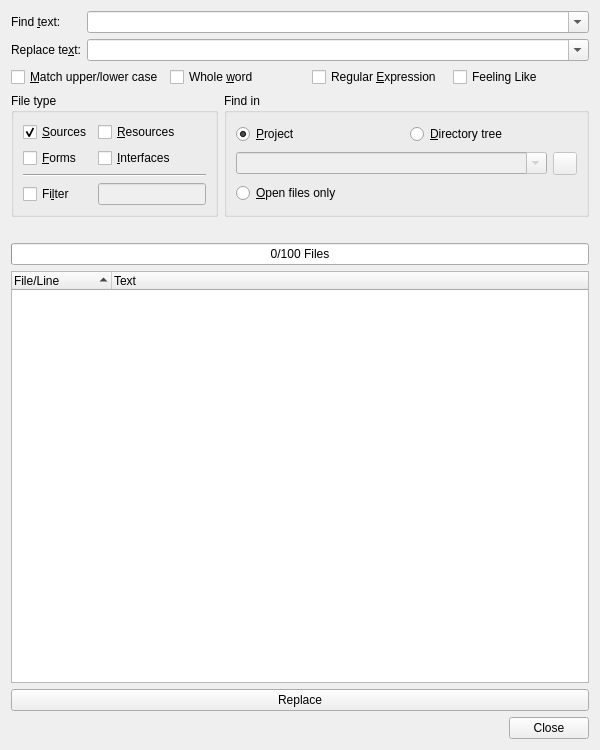
<?xml version="1.0" encoding="UTF-8"?>
<ui version="4.0">
 <class>FindFileDialog</class>
 <widget class="QWidget" name="FindFileDialog">
  <property name="geometry">
   <rect>
    <x>0</x>
    <y>0</y>
    <width>600</width>
    <height>750</height>
   </rect>
  </property>
  <property name="windowTitle">
   <string>Find in Files</string>
  </property>
  <layout class="QVBoxLayout" name="verticalLayout">
   <item>
    <layout class="QGridLayout" name="gridLayout_3">
     <item row="0" column="0">
      <widget class="QLabel" name="TextLabel1">
       <property name="text">
        <string>Find &amp;text:</string>
       </property>
       <property name="buddy">
        <cstring>findtextCombo</cstring>
       </property>
      </widget>
     </item>
     <item row="0" column="1">
      <widget class="QComboBox" name="findtextCombo">
       <property name="sizePolicy">
        <sizepolicy hsizetype="Expanding" vsizetype="Fixed">
         <horstretch>0</horstretch>
         <verstretch>0</verstretch>
        </sizepolicy>
       </property>
       <property name="toolTip">
        <string>Enter the search text or regular expression</string>
       </property>
       <property name="editable">
        <bool>true</bool>
       </property>
       <property name="insertPolicy">
        <enum>QComboBox::InsertAtTop</enum>
       </property>
       <property name="duplicatesEnabled">
        <bool>false</bool>
       </property>
      </widget>
     </item>
     <item row="1" column="0">
      <widget class="QLabel" name="replaceLabel">
       <property name="text">
        <string>Replace te&amp;xt:</string>
       </property>
       <property name="buddy">
        <cstring>findtextCombo</cstring>
       </property>
      </widget>
     </item>
     <item row="1" column="1">
      <widget class="QComboBox" name="replacetextCombo">
       <property name="sizePolicy">
        <sizepolicy hsizetype="Expanding" vsizetype="Fixed">
         <horstretch>0</horstretch>
         <verstretch>0</verstretch>
        </sizepolicy>
       </property>
       <property name="toolTip">
        <string>Enter the replacement text or regular expression</string>
       </property>
       <property name="editable">
        <bool>true</bool>
       </property>
       <property name="insertPolicy">
        <enum>QComboBox::InsertAtTop</enum>
       </property>
       <property name="duplicatesEnabled">
        <bool>false</bool>
       </property>
      </widget>
     </item>
    </layout>
   </item>
   <item>
    <layout class="QHBoxLayout" name="horizontalLayout_2">
     <item>
      <widget class="QCheckBox" name="caseCheckBox">
       <property name="toolTip">
        <string>Select to match case sensitive</string>
       </property>
       <property name="text">
        <string>&amp;Match upper/lower case</string>
       </property>
      </widget>
     </item>
     <item>
      <widget class="QCheckBox" name="wordCheckBox">
       <property name="toolTip">
        <string>Select to match whole words only</string>
       </property>
       <property name="text">
        <string>Whole &amp;word</string>
       </property>
      </widget>
     </item>
     <item>
      <widget class="QCheckBox" name="regexpCheckBox">
       <property name="toolTip">
        <string>Select if the searchtext is a regular expression</string>
       </property>
       <property name="text">
        <string>Regular &amp;Expression</string>
       </property>
      </widget>
     </item>
     <item>
      <widget class="QCheckBox" name="feelLikeCheckBox">
       <property name="toolTip">
        <string>Select to open the first occurence automatically</string>
       </property>
       <property name="text">
        <string>Feeling Like</string>
       </property>
      </widget>
     </item>
    </layout>
   </item>
   <item>
    <layout class="QHBoxLayout" name="horizontalLayout">
     <item>
      <widget class="QGroupBox" name="groupBox">
       <property name="title">
        <string>File type</string>
       </property>
       <layout class="QGridLayout" name="gridLayout">
        <item row="0" column="0">
         <widget class="QCheckBox" name="sourcesCheckBox">
          <property name="toolTip">
           <string>Search in source files</string>
          </property>
          <property name="text">
           <string>&amp;Sources</string>
          </property>
          <property name="checked">
           <bool>true</bool>
          </property>
         </widget>
        </item>
        <item row="0" column="1">
         <widget class="QCheckBox" name="resourcesCheckBox">
          <property name="toolTip">
           <string>Search in resources</string>
          </property>
          <property name="text">
           <string>&amp;Resources</string>
          </property>
         </widget>
        </item>
        <item row="1" column="0">
         <widget class="QCheckBox" name="formsCheckBox">
          <property name="toolTip">
           <string>Search in forms</string>
          </property>
          <property name="text">
           <string>&amp;Forms</string>
          </property>
         </widget>
        </item>
        <item row="1" column="1">
         <widget class="QCheckBox" name="interfacesCheckBox">
          <property name="toolTip">
           <string>Search in interfaces</string>
          </property>
          <property name="text">
           <string>&amp;Interfaces</string>
          </property>
         </widget>
        </item>
        <item row="2" column="0" colspan="2">
         <widget class="Line" name="line">
          <property name="orientation">
           <enum>Qt::Horizontal</enum>
          </property>
         </widget>
        </item>
        <item row="3" column="0">
         <widget class="QCheckBox" name="filterCheckBox">
          <property name="toolTip">
           <string>Select to filter the files by a given filename pattern</string>
          </property>
          <property name="text">
           <string>Fi&amp;lter</string>
          </property>
         </widget>
        </item>
        <item row="3" column="1">
         <widget class="QLineEdit" name="filterEdit">
          <property name="enabled">
           <bool>false</bool>
          </property>
          <property name="sizePolicy">
           <sizepolicy hsizetype="Minimum" vsizetype="Fixed">
            <horstretch>0</horstretch>
            <verstretch>0</verstretch>
           </sizepolicy>
          </property>
          <property name="toolTip">
           <string>Enter the filename wildcards separated by ';'</string>
          </property>
         </widget>
        </item>
       </layout>
      </widget>
     </item>
     <item>
      <widget class="QGroupBox" name="groupBox_2">
       <property name="sizePolicy">
        <sizepolicy hsizetype="Expanding" vsizetype="Preferred">
         <horstretch>0</horstretch>
         <verstretch>0</verstretch>
        </sizepolicy>
       </property>
       <property name="title">
        <string>Find in</string>
       </property>
       <layout class="QVBoxLayout" name="verticalLayout_2">
        <item>
         <layout class="QHBoxLayout" name="horizontalLayout_3">
          <item>
           <widget class="QRadioButton" name="projectButton">
            <property name="toolTip">
             <string>Search in files of the current project</string>
            </property>
            <property name="text">
             <string>&amp;Project</string>
            </property>
            <property name="checked">
             <bool>true</bool>
            </property>
           </widget>
          </item>
          <item>
           <widget class="QRadioButton" name="dirButton">
            <property name="toolTip">
             <string>Search in files of a directory tree to be entered below</string>
            </property>
            <property name="text">
             <string>&amp;Directory tree</string>
            </property>
           </widget>
          </item>
         </layout>
        </item>
        <item>
         <layout class="QHBoxLayout" name="horizontalLayout_4">
          <item>
           <widget class="QComboBox" name="dirCombo">
            <property name="enabled">
             <bool>false</bool>
            </property>
            <property name="sizePolicy">
             <sizepolicy hsizetype="Expanding" vsizetype="Fixed">
              <horstretch>0</horstretch>
              <verstretch>0</verstretch>
             </sizepolicy>
            </property>
            <property name="toolTip">
             <string>Enter the directory to search in</string>
            </property>
            <property name="editable">
             <bool>true</bool>
            </property>
            <property name="insertPolicy">
             <enum>QComboBox::InsertAtTop</enum>
            </property>
            <property name="sizeAdjustPolicy">
             <enum>QComboBox::AdjustToMinimumContentsLength</enum>
            </property>
           </widget>
          </item>
          <item>
           <widget class="QToolButton" name="dirSelectButton">
            <property name="enabled">
             <bool>false</bool>
            </property>
            <property name="toolTip">
             <string>Select the directory via a directory selection dialog</string>
            </property>
           </widget>
          </item>
         </layout>
        </item>
        <item>
         <layout class="QHBoxLayout" name="horizontalLayout_5">
          <item>
           <widget class="QRadioButton" name="openFilesButton">
            <property name="toolTip">
             <string>Search in open files only </string>
            </property>
            <property name="text">
             <string>&amp;Open files only</string>
            </property>
           </widget>
          </item>
         </layout>
        </item>
       </layout>
      </widget>
     </item>
    </layout>
   </item>
   <item>
    <widget class="E5SqueezeLabelPath" name="findProgressLabel">
     <property name="sizePolicy">
      <sizepolicy hsizetype="Expanding" vsizetype="Preferred">
       <horstretch>0</horstretch>
       <verstretch>0</verstretch>
      </sizepolicy>
     </property>
     <property name="text">
      <string/>
     </property>
    </widget>
   </item>
   <item>
    <widget class="QProgressBar" name="findProgress">
     <property name="toolTip">
      <string>Shows the progress of the search action</string>
     </property>
     <property name="value">
      <number>0</number>
     </property>
     <property name="orientation">
      <enum>Qt::Horizontal</enum>
     </property>
     <property name="format">
      <string>%v/%m Files</string>
     </property>
    </widget>
   </item>
   <item>
    <widget class="QTreeWidget" name="findList">
     <property name="sizePolicy">
      <sizepolicy hsizetype="Expanding" vsizetype="Expanding">
       <horstretch>0</horstretch>
       <verstretch>3</verstretch>
      </sizepolicy>
     </property>
     <property name="alternatingRowColors">
      <bool>true</bool>
     </property>
     <property name="sortingEnabled">
      <bool>true</bool>
     </property>
     <property name="columnCount">
      <number>2</number>
     </property>
     <column>
      <property name="text">
       <string>File/Line</string>
      </property>
     </column>
     <column>
      <property name="text">
       <string>Text</string>
      </property>
     </column>
    </widget>
   </item>
   <item>
    <widget class="QPushButton" name="replaceButton">
     <property name="toolTip">
      <string>Press to apply the selected replacements</string>
     </property>
     <property name="text">
      <string>Replace</string>
     </property>
    </widget>
   </item>
   <item>
    <widget class="QDialogButtonBox" name="buttonBox">
     <property name="orientation">
      <enum>Qt::Horizontal</enum>
     </property>
     <property name="standardButtons">
      <set>QDialogButtonBox::Close</set>
     </property>
    </widget>
   </item>
  </layout>
 </widget>
 <customwidgets>
  <customwidget>
   <class>E5SqueezeLabelPath</class>
   <extends>QLabel</extends>
   <header>E5Gui/E5SqueezeLabels.h</header>
  </customwidget>
 </customwidgets>
 <tabstops>
  <tabstop>findtextCombo</tabstop>
  <tabstop>replacetextCombo</tabstop>
  <tabstop>caseCheckBox</tabstop>
  <tabstop>wordCheckBox</tabstop>
  <tabstop>regexpCheckBox</tabstop>
  <tabstop>feelLikeCheckBox</tabstop>
  <tabstop>sourcesCheckBox</tabstop>
  <tabstop>formsCheckBox</tabstop>
  <tabstop>resourcesCheckBox</tabstop>
  <tabstop>interfacesCheckBox</tabstop>
  <tabstop>filterCheckBox</tabstop>
  <tabstop>filterEdit</tabstop>
  <tabstop>projectButton</tabstop>
  <tabstop>dirButton</tabstop>
  <tabstop>dirCombo</tabstop>
  <tabstop>dirSelectButton</tabstop>
  <tabstop>openFilesButton</tabstop>
  <tabstop>findList</tabstop>
  <tabstop>replaceButton</tabstop>
  <tabstop>buttonBox</tabstop>
 </tabstops>
 <resources/>
 <connections>
  <connection>
   <sender>buttonBox</sender>
   <signal>rejected()</signal>
   <receiver>FindFileDialog</receiver>
   <slot>close()</slot>
   <hints>
    <hint type="sourcelabel">
     <x>49</x>
     <y>740</y>
    </hint>
    <hint type="destinationlabel">
     <x>34</x>
     <y>660</y>
    </hint>
   </hints>
  </connection>
  <connection>
   <sender>filterCheckBox</sender>
   <signal>toggled(bool)</signal>
   <receiver>filterEdit</receiver>
   <slot>setEnabled(bool)</slot>
   <hints>
    <hint type="sourcelabel">
     <x>53</x>
     <y>195</y>
    </hint>
    <hint type="destinationlabel">
     <x>191</x>
     <y>196</y>
    </hint>
   </hints>
  </connection>
  <connection>
   <sender>dirButton</sender>
   <signal>toggled(bool)</signal>
   <receiver>dirCombo</receiver>
   <slot>setEnabled(bool)</slot>
   <hints>
    <hint type="sourcelabel">
     <x>577</x>
     <y>151</y>
    </hint>
    <hint type="destinationlabel">
     <x>545</x>
     <y>183</y>
    </hint>
   </hints>
  </connection>
  <connection>
   <sender>dirButton</sender>
   <signal>toggled(bool)</signal>
   <receiver>dirSelectButton</receiver>
   <slot>setEnabled(bool)</slot>
   <hints>
    <hint type="sourcelabel">
     <x>515</x>
     <y>146</y>
    </hint>
    <hint type="destinationlabel">
     <x>563</x>
     <y>175</y>
    </hint>
   </hints>
  </connection>
 </connections>
</ui>
